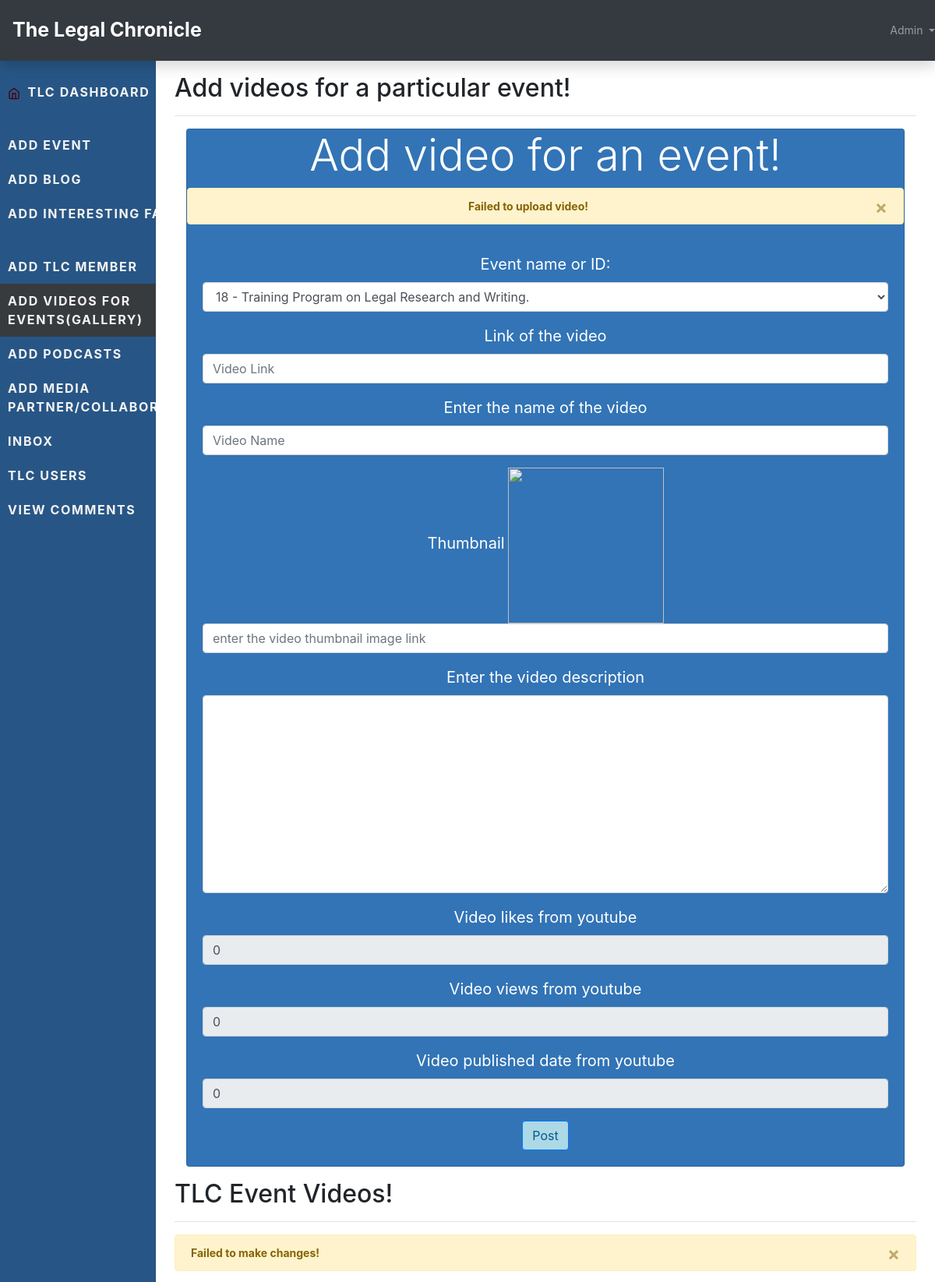
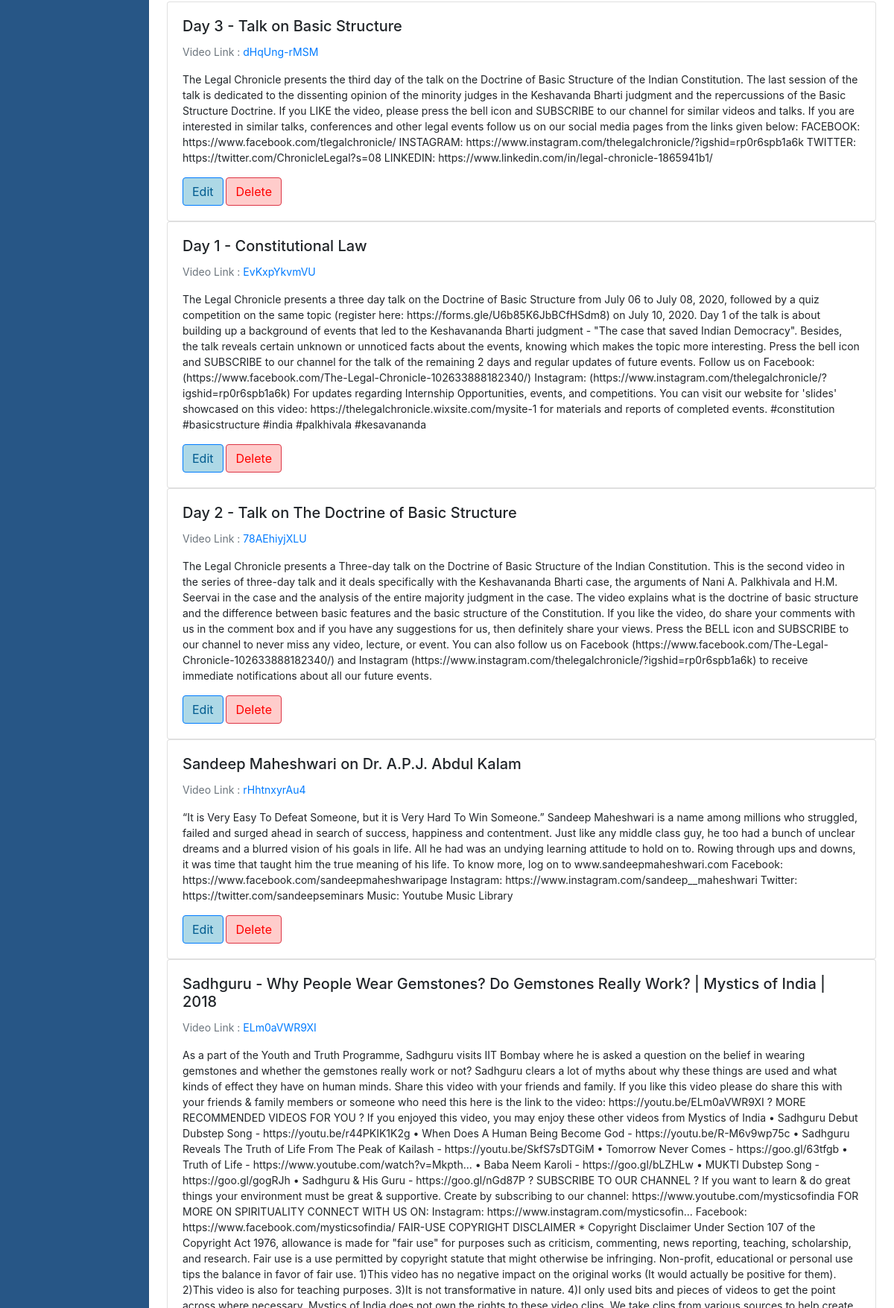
Page /TLC_ADMIN/admin_videos/index.php (signed in, upper part) on the committed database (2 pictures, top to bottom).
### tables this page shows
CREATE TABLE `videos` (
  `id` int(100) NOT NULL,
  `vname` varchar(255) NOT NULL,
  `vthumb` varchar(255) NOT NULL,
  `vlink` varchar(255) NOT NULL,
  `vdetails` mediumtext NOT NULL,
  `event_id` int(255) DEFAULT NULL,
  `likes` int(255) DEFAULT NULL,
  `views` int(255) DEFAULT NULL,
  `vdate` timestamp NULL DEFAULT NULL
);

### TLC_ADMIN/admin_videos/index.php (the view, shortened to what this page needs)
<?php
    include('../config/config.php');
    $add = $_SESSION['add'];
    $stat = $_SESSION['stat'];
?>
<!Doctype html>
<html lang="en">
  <head>
<link href="../assets/dist/css/bootstrap.css" rel="stylesheet">
    <link href="../assets/css/dashboard.css" rel="stylesheet">
  </head>
  <body>
    <nav class="navbar navbar-dark sticky-top bg-dark flex-md-nowrap p-0 shadow">
  <a class="navbar-brand col-md-3 col-lg-2 mr-0 px-3" href="#">The Legal Chronicle</a>
    <ul class="navbar-nav ml-auto">
    <li class="nav-item dropdown">
        <a class="nav-link dropdown-toggle" href="#" id="navbarDropdown" role="button" data-toggle="dropdown" aria-haspopup="true" aria-expanded="false">
          Admin
        </a>
      </li>
    </ul>
</nav>
<div class="container-fluid">
  <div class="row">
    <nav id="sidebarMenu" class="col-md-3 col-lg-2 d-md-block bg-dark sidebar collapse">
      <div class="sidebar-sticky pt-3">
        <ul class="nav flex-column">
             <li class="nav-item">
            <a class="nav-link " href="../admin/dashboard.php">
              <span data-feather="home"></span>
              TLC DASHBOARD
            </a>
          </li>
          <li class="nav-item">
            <a class="nav-link" href="../admin_event/event.php">
              ADD EVENT
            </a>
          </li>
          <li class="nav-item">
            <a class="nav-link" href="../admin_blog/blog.php">
             ADD BLOG
            </a>
          </li>
          <li class="nav-item">
            <a class="nav-link" href="../admin_intresting_facts/fact.php">
             ADD INTERESTING FACTS
            </a>
          </li>
          <li class="nav-item">
            <a class="nav-link" href="../admin_member/member.php">
             ADD TLC MEMBER
            </a>
          </li>
          <li class="nav-item">
            <a class="nav-link active" href="../admin_videos/index.php">
             ADD VIDEOS FOR EVENTS(GALLERY) <span class="sr-only">(current)</span>
            </a>
          </li>
          <li class="nav-item">
            <a class="nav-link" href="../admin_podcasts/index.php">
            ADD PODCASTS
            </a>
          </li>
          <li class="nav-item">
            <a class="nav-link" href="../admin_partners/media_partner.php">
             ADD MEDIA PARTNER/COLLABORATOR
            </a>
          </li>
          <li class="nav-item">
            <a class="nav-link " href="../admin_inbox/inbox.php">
          INBOX
            </a>
          </li>
          <li class="nav-item">
            <a class="nav-link" href="../admin_users/users.php">
           TLC USERS
            </a>
          </li>
          <li class="nav-item">
            <a class="nav-link" href="../admin_comments/index.php">
              VIEW COMMENTS
            </a>
          </li>
        </ul>
      </div>
    </nav>
    <main role="main" class="col-md-9 ml-sm-auto col-lg-10 px-md-4">
      <div class="d-flex justify-content-between flex-wrap flex-md-nowrap align-items-center pt-3 pb-2 mb-3 border-bottom">
        <h1 class="h2">Add videos for a particular event!</h1>
      </div>
      <div class="container text-center">
        <div class="card" style="background-color: #3274B6 !important;">
            <h1 class="display-4" style="color: #ffffff !important;">Add video for an event!</h1>
            <?php
                if($add == 'added') {
            ?>
                <div class="alert alert-primary alert-dismissible fade show" role="alert">
                    <strong>Video Uploaded</strong>
                    <button type="button" class="close" data-dismiss="alert" aria-label="Close">
                        <span aria-hidden="true">&times;</span>
                    </button>
                </div>
            <?php
                } else {
            ?>
            <div class="alert alert-warning alert-dismissible fade show" role="alert">
                    <strong>Failed to upload video!</strong>
                    <button type="button" class="close" data-dismiss="alert" aria-label="Close">
                        <span aria-hidden="true">&times;</span>
                    </button>
                </div>
            <?php
                }
            ?>
            <?php
              $details = "SELECT * FROM events";
              $details_result = mysqli_query($con,$details) or die(mysqli_error($con));
            ?>
            <div class="card-body">
                <form action="add_video.php" method="POST" enctype="multipart/form-data">
                    <div class="form-group">
                      <label for="id" style="color: #ffffff !important;">Event name or ID:</label>
                        <select class="form-control" id="id" name="id" placeholder="Event Type" required>
                          <?php
                            while($row = mysqli_fetch_assoc($details_result)) {
                          ?>
                          <option value="<?php echo $row['id'] ?>"><?php echo $row[id] ?> - <?php echo $row['ename'] ?></option>
                          <?php
                            }
                          ?>
                        </select>
                    </div>
                       <div class="form-group">
                       <label for="vlink" style="color: #ffffff !important;">Link of the video</label>
                        <input type="text" id="vlink" name="vlink" class="form-control" placeholder="Video Link" oninput="getVideoDetails(this)" required>
                    </div>
                    <div class="form-group">
                      <label for="vname" style="color: #ffffff !important;">Enter the name of the video</label>
                        <input type="text" class="form-control" id="vname" name="vname" placeholder="Video Name" required>
                    </div>
                    <div class="form-group">
                    <label for="vthumb" style="color: #ffffff !important;">Thumbnail</label>
                    <img id="thumbnail_image" src="" alt="" width="200" height="200">
                    <input type="text" class="form-control input-lg" id="vthumb" name="vthumb" placeholder="enter the video thumbnail image link">
                    </div>
                    <div class="form-group">
                       <label for="vdetails" style="color: #ffffff !important;">Enter the video description</label>
                        <textarea name="vdetails" id="vdetails" cols="30" rows="10" class="form-control"></textarea>
                    </div>
                    <div class="form-group">
                       <label for="vlikes" style="color: #ffffff !important;">Video likes from youtube</label>
                        <input type="text" name="vlikes" id="vlikes" value="0" placeholder="video likes" class="form-control" readonly />
                    </div>
                    <div class="form-group">
                       <label for="vviews" style="color: #ffffff !important;">Video views from youtube</label>
                        <input type="text" name="vviews" id="vviews" value="0" placeholder="video views" class="form-control" readonly />
                    </div>
                    <div class="form-group">
                       <label for="vdate" style="color: #ffffff !important;">Video published date from youtube</label>
                        <input type="text" name="vdate" id="vdate" value="0" placeholder="video published date" class="form-control" readonly />
                    </div>
                    <button type="submit" class="btn btn-primary" style="background-color: #ADD8E6 !important;color: #005b8f !important;">Post</button>
                </form>
            </div>
        </div>
      </div>
</main><br>
      <main role="main" class="col-md-9 ml-sm-auto col-lg-10 px-md-4">
      <div class="d-flex justify-content-between flex-wrap flex-md-nowrap align-items-center pt-3 pb-2 mb-3 border-bottom">
        <h1 class="h2">TLC Event Videos!</h1>
      </div>
      <?php
        if($stat == 'Edited') {
      ?>
      <div class="alert alert-success alert-dismissible fade show" role="alert">
                    <strong>Changes made successfully!</strong>
                    <button type="button" class="close" data-dismiss="alert" aria-label="Close">
                        <span aria-hidden="true">&times;</span>
                    </button>
                </div>
      <?php
        } else {
      ?>
      <div class="alert alert-warning alert-dismissible fade show" role="alert">
                    <strong>Failed to make changes!</strong>
                    <button type="button" class="close" data-dismiss="alert" aria-label="Close">
                        <span aria-hidden="true">&times;</span>
                    </button>
                </div>
      <?php
        }
      ?>
      <?php
        $videos = "SELECT * FROM videos";
        $videos_result = mysqli_query($con,$videos) or die(mysqli_error($con));
        while($row = mysqli_fetch_assoc($videos_result)) {
          $pid = $row['id'];
      ?>
      <div class="card">
        <div class="card-body">
            <h5 class="card-title"><?php echo $row['vname'] ;?></h5>
            <p class="text-muted">Video Link : <a href="<?php echo $row['vlink']; ?>"><?php echo $row['vlink']; ?></a></p>
            <p class="card-text"><?php echo $row['vdetails']; ?></p>
            <a href="replace.php?pid=<?php echo $pid; ?>" class="btn btn-primary" style="background-color: #ADD8E6 !important;color: #005b8f !important;">Edit</a>
            <a href="delete.php?pid=<?php echo $pid; ?>" class="btn btn-danger" style="background-color:  #ffcccb !important;color: red;">Delete</a>
        </div>
        </div>
      <?php
        }
      ?>
      </main>
</div>
        <script src="../aasets/js/dashboard.js"></script></body>
</html>

### assets/css/dashboard.css (style rules this page uses)
body { font-size: .875rem; }
.feather { width: 16px; height: 16px; vertical-align: text-bottom; }
label { font-size: 20px !important; }
.sidebar { background-color: #275686 !important; position: fixed; top: 0; bottom: 0; left: 0; z-index: 100; padding: 10vh 0 0; box-shadow: inset -1px 0 0 rgba(0, 0, 0, .1); }
.sidebar-sticky { position: relative; top: 0; height: calc(100vh - 48px); padding-top: .5rem; overflow-x: hidden; overflow-y: auto; }
.sidebar .nav-link { padding: 10px; font-weight: bold; letter-spacing: 0.1rem; font-size: medium; color: rgb(245, 243, 243); }
.sidebar .nav-link .feather { margin-right: 4px; color: rgb(73, 0, 0); }
.sidebar .nav-link.active { color: rgb(245, 243, 243); background-color: #383B3E; }
.navbar-brand { padding-top: .75rem; padding-bottom: .75rem; font-size: 1rem; font-size: 25px; padding: 20px; font-weight: bold; }

### rows in the picture
videos: vname "Day 3 - Talk on Basic Structure", vlink "dHqUng-rMSM", vdetails "The Legal Chronicle presents the third day of the talk on the Doctrine of Basic Structure of the Indian Constitution. The last session of the talk is dedicated to the dissenting opinion of the minority judges in the Keshavanda Bharti judgment and the repercussions of the Basic Structure Doctrine. If you LIKE the video, please press the bell icon and SUBSCRIBE to our channel for similar videos and talks. If you are interested in similar talks, conferences and other legal events follow us on our social media pages from the links given below: FACEBOOK: https://www.facebook.com/tlegalchronicle/ INSTAGRAM: https://www.instagram.com/thelegalchronicle/?igshid=rp0r6spb1a6k TWITTER:…"
videos: vname "Day 1 - Constitutional Law", vlink "EvKxpYkvmVU", vdetails "The Legal Chronicle presents a three day talk on the Doctrine of Basic Structure from July 06 to July 08, 2020, followed by a quiz competition on the same topic (register here: https://forms.gle/U6b85K6JbBCfHSdm8) on July 10, 2020. Day 1 of the talk is about building up a background of events that led to the Keshavananda Bharti judgment - \"The case that saved Indian Democracy\". Besides, the talk reveals certain unknown or unnoticed facts about the events, knowing which makes the topic more interesting. Press the bell icon and SUBSCRIBE to our channel for the talk of the remaining 2 days and regular updates of future events. Follow us on Facebook:…"
videos: vname "Day 2 - Talk on The Doctrine of Basic Structure", vlink "78AEhiyjXLU", vdetails "The Legal Chronicle presents a Three-day talk on the Doctrine of Basic Structure of the Indian Constitution. This is the second video in the series of three-day talk and it deals specifically with the Keshavananda Bharti case, the arguments of Nani A. Palkhivala and H.M. Seervai in the case and the analysis of the entire majority judgment in the case. The video explains what is the doctrine of basic structure and the difference between basic features and the basic structure of the Constitution. If you like the video, do share your comments with us in the comment box and if you have any suggestions for us, then definitely share your views. Press the BELL icon and SUBSCRIBE to our channel to…"
videos: vname "Sandeep Maheshwari on Dr. A.P.J. Abdul Kalam", vlink "rHhtnxyrAu4", vdetails "“It is Very Easy To Defeat Someone, but it is Very Hard To Win Someone.” Sandeep Maheshwari is a name among millions who struggled, failed and surged ahead in search of success, happiness and contentment. Just like any middle class guy, he too had a bunch of unclear dreams and a blurred vision of his goals in life. All he had was an undying learning attitude to hold on to. Rowing through ups and downs, it was time that taught him the true meaning of his life. To know more, log on to www.sandeepmaheshwari.com Facebook: https://www.facebook.com/sandeepmaheshwaripage Instagram: https://www.instagram.com/sandeep__maheshwari Twitter: https://twitter.com/sandeepseminars Music: Youtube Music…"
videos: vname "Sadhguru - Why People Wear Gemstones? Do Gemstones Really Work? | Mystics of India | 2018", vlink "ELm0aVWR9XI"

### other values in the picture
form field id "18 - Training Program on Legal Research and Writing."
